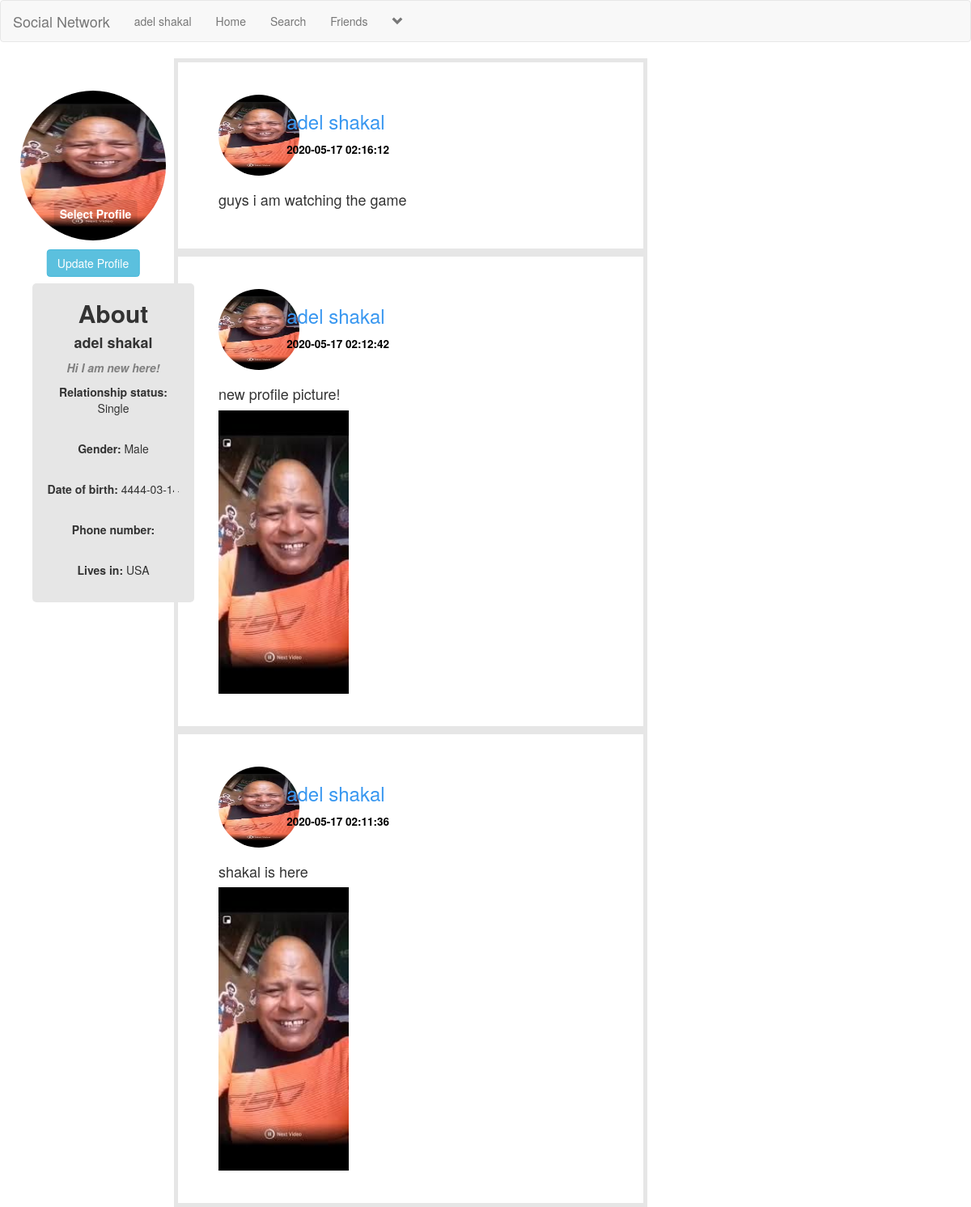
The app's page /profile.php (signed in) with its own data.
### tables this page shows
CREATE TABLE `users` (
  `fname` text DEFAULT NULL,
  `lname` text DEFAULT NULL,
  `username` text DEFAULT NULL,
  `password` varchar(225) DEFAULT NULL,
  `email` varchar(225) NOT NULL,
  `birthdate` text DEFAULT NULL,
  `gender` text DEFAULT NULL,
  `phonenumber` text DEFAULT NULL,
  `profilepicture` varchar(255) DEFAULT NULL,
  `hometown` text DEFAULT NULL,
  `martialstatus` text DEFAULT NULL,
  `aboutme` varchar(500) DEFAULT NULL
);

CREATE TABLE `post` (
  `posteremail` varchar(225) DEFAULT NULL,
  `post_id` int(11) NOT NULL,
  `poster_name` varchar(225) DEFAULT NULL,
  `isPublic` tinyint(1) DEFAULT NULL,
  `timeposted` timestamp NOT NULL DEFAULT current_timestamp() ON UPDATE current_timestamp(),
  `image` varchar(225) DEFAULT NULL,
  `caption` text DEFAULT NULL
);

### profile.php (the view, shortened to what this page needs)
<!DOCTYPE html>
<?php
	include("header.php");
?>
<html>
<head>
	<?php
		$mail = $_SESSION['email'];
		$user = "select * from users where email='$mail'";
		$run = mysqli_query($con,$user);
		$row = mysqli_fetch_array($run);
		$username = $row['username'];
	?>
  <link rel="stylesheet" href="https://maxcdn.bootstrapcdn.com/bootstrap/3.4.1/css/bootstrap.min.css">
</head>
<body>
	<div class="row">
		<div class="col-sm-2"></div>
		<div class="col-sm-2">
			<?php
				echo "
					<div id='profile-img'>
						<img src='$profilepicture' alt='Profile' class='img-circle' width='180px' height='185px'>
						<form action='profile.php' method='post' enctype='multipart/form-data'>
							<label id='update_profile'> Select Profile
								<input type='file' name='u_image' size='60' />
							</label>
							<button id='button_profile' name='update' class='btn btn-info'>Update Profile</button>
						</form>
					</div>
				";
			?>
		</div>
		<div class="col-sm-2"></div>
		<div class="col-sm-2" style="background-color: #e6e6e6;text-align: center;position: absolute;left: 40px;top: 350px;border-radius: 5px;">
			<?php
				echo "
					<center><h2><strong>About</strong></h2></center>
					<center><h4><strong>$username</strong></h4></center>
					<p><strong><i style='color:grey;'>$aboutme</i></strong></p>
					<p><strong>Relationship status: </strong> $martialstatus</p><br>
					<p><strong>Gender: </strong> $gender</p><br>
					<p><strong>Date of birth: </strong> $birthdate</p><br>
					<p><strong>Phone number: </strong> $phonenumber</p><br>
					<p><strong>Lives in: </strong> $country</p><br>
				";
			?>
		</div>
		<div class="col-sm-6" style="left: -400px;">
			<?php
				$getpost = "select * from post where posteremail='$email' ORDER by post_id DESC";
				$runpost = mysqli_query($con,$getpost);
				while ($row_post = mysqli_fetch_array($runpost)) {
					$posteremail = $row_post['posteremail'];
					$caption = $row_post['caption'];
					$upload_image = $row_post['image'];
					$timeposted = $row_post['timeposted'];
					$poster = "select * from users where email='$posteremail'";
					$run_poster = mysqli_query($con,$poster);
					$row_poster = mysqli_fetch_array($run_poster);
					$poster_name = $row_poster['username'];
					$poster_image = $row_poster['profilepicture'];
					if (strlen($upload_image) >=1 && strlen($caption) == 0){
						echo "
							<div id='own_posts'>
								<div class='row'>
									<div class='col-sm-2'>
										<p><img src='$poster_image' class='img-circle' width='100px' height='100px'></p>
									</div>
									<div class='col-sm-6'>
										<h3><a style='text-decoration:none; cursor:pointer;color:#3897f0;' href='userprofile.php'>$poster_name</a></h3>
										<h4><small style='color:black;'><strong>$timeposted</strong></small></h4>
									</div>
									<div class='col-sm-4'>
									</div>
								</div>
								<div class='row'>
									<div class=col-sm-12>
										<img id='posts-img' src='$upload_image' style='height:350px;'>
									</div>
								</div>
							</div>
						";
					}
					else if (strlen($upload_image) >=1 && strlen($caption) >= 1){
						echo "
							<div id='own_posts'>
								<div class='row'>
									<div class='col-sm-2'>
										<p><img src='$poster_image' class='img-circle' width='100px' height='100px'></p>
									</div>
									<div class='col-sm-6'>
										<h3><a style='text-decoration:none; cursor:pointer;color:#3897f0;' href='userprofile.php'>$poster_name</a></h3>
										<h4><small style='color:black;'><strong>$timeposted</strong></small></h4>
									</div>
									<div class='col-sm-4'>
									</div>
								</div>
								<div class='row'>
									<div class=col-sm-12>
										<p><h4>$caption</h4></p>
										<img id='posts-img' src='$upload_image' style='height:350px;'>
									</div>
								</div>
							</div>
						";
					}
					else{
						echo "
							<div id='own_posts'>
								<div class='row'>
									<div class='col-sm-2'>
										<p><img src='$poster_image' class='img-circle' width='100px' height='100px'></p>
									</div>
									<div class='col-sm-6'>
										<h3><a style='text-decoration:none; cursor:pointer;color:#3897f0;' href='userprofile.php'>$poster_name</a></h3>
										<h4><small style='color:black;'><strong>$timeposted</strong></small></h4>
									</div>
									<div class='col-sm-4'>
									</div>
								</div>
								<div class='row'>
									<div class=col-sm-12>
										<p><h4>$caption</h4></p>
									</div>
								</div>
							</div>
						";
					}
				}
			?>
		</div>
	</div>
</body>
</html>

### header.php (shortened to what this page needs)
<?php
	$con = mysqli_connect("localhost","root","","socialmedia");
?>
<nav class="navbar navbar-default">
	<div class="container-fluid">
		<div class="navbar-header">
			<a href="timeline.php" class="navbar-brand">Social Network</a>
		</div>
		<div class="collapse navbar-collapse" id="#bs-example-navbar-collapse-1">
			<ul class="nav navbar-nav">
				<?php
					$mail = $_SESSION['email'];
					$user = "select * from users where email='$mail'";
					$run = mysqli_query($con,$user);
					$row = mysqli_fetch_array($run);
					$username = $row['username'];
					$email = $row['email'];
					$profilepicture = $row['profilepicture'];
					$gender = $row['gender'];
					$birthdate = $row['birthdate'];
					$martialstatus = $row['martialstatus'];
					$country = $row['hometown'];
					$aboutme = $row['aboutme'];
				?>
				<li><a href='profile.php'><?php echo "$username"; ?></a></li>
				<li><a href='timeline.php'>Home</a></li>
				<li><a href='search.php'>Search</a></li>
				<li><a href='friends.php'>Friends</a></li>
				<?php
					echo "
					<li class='dropdown'>
						<a href='#' class='dropdown-toggle' data-toggle='dropdown' role='button' aria-haspopup='true' aria-expanded='false'><span><i class='glyphicon glyphicon-chevron-down'></i></span></a>
						<ul class='dropdown-menu'>
							<li>
								<a href='friendrequests.php'>Friend Requests</a>
							</li>
							<li>
								<a href='editprofile.php'>Edit profile</a>
							</li>
							<li role='separator' class='divider'></li>
							<li>
								<a href='logout.php'>Logout</a>
							</li>
						</ul>
					</li>
					";
				?>
			</ul>
		</div>
	</div>
</nav>

### profile.php (style rules this page uses)
body { overflow-x: hidden; }
label { padding: 7px; display: table; color: #fff; }
#profile-img { position: absolute; top: 40px; left:-165px; }
#update_profile { position: relative; top: -33px; cursor: pointer; left: 93px; border-radius: 4px; background-color: rgba(0,0,0,0.1); transform: translate(-50%,-50%); }
#button_profile { position: absolute; top: 95%; left: 50%; cursor: pointer; transform: translate(-50%,-50%); }
#own_posts { border: 5px solid #e6e6e6; padding: 40px 50px; }

### records on screen
users: username "adel shakal", profilepicture (picture), aboutme "Hi I am new here!", martialstatus "Single", gender "Male", birthdate "4444-03-14", hometown "USA"
post: posteremail.profilepicture (picture), posteremail.username "adel shakal", timeposted "2020-05-17 02:16:12", caption "guys i am watching the game"
post: posteremail.profilepicture (picture), posteremail.username "adel shakal", timeposted "2020-05-17 02:12:42", caption "new profile picture!", image (picture)
post: posteremail.profilepicture (picture), posteremail.username "adel shakal", timeposted "2020-05-17 02:11:36", caption "shakal is here", image (picture)
